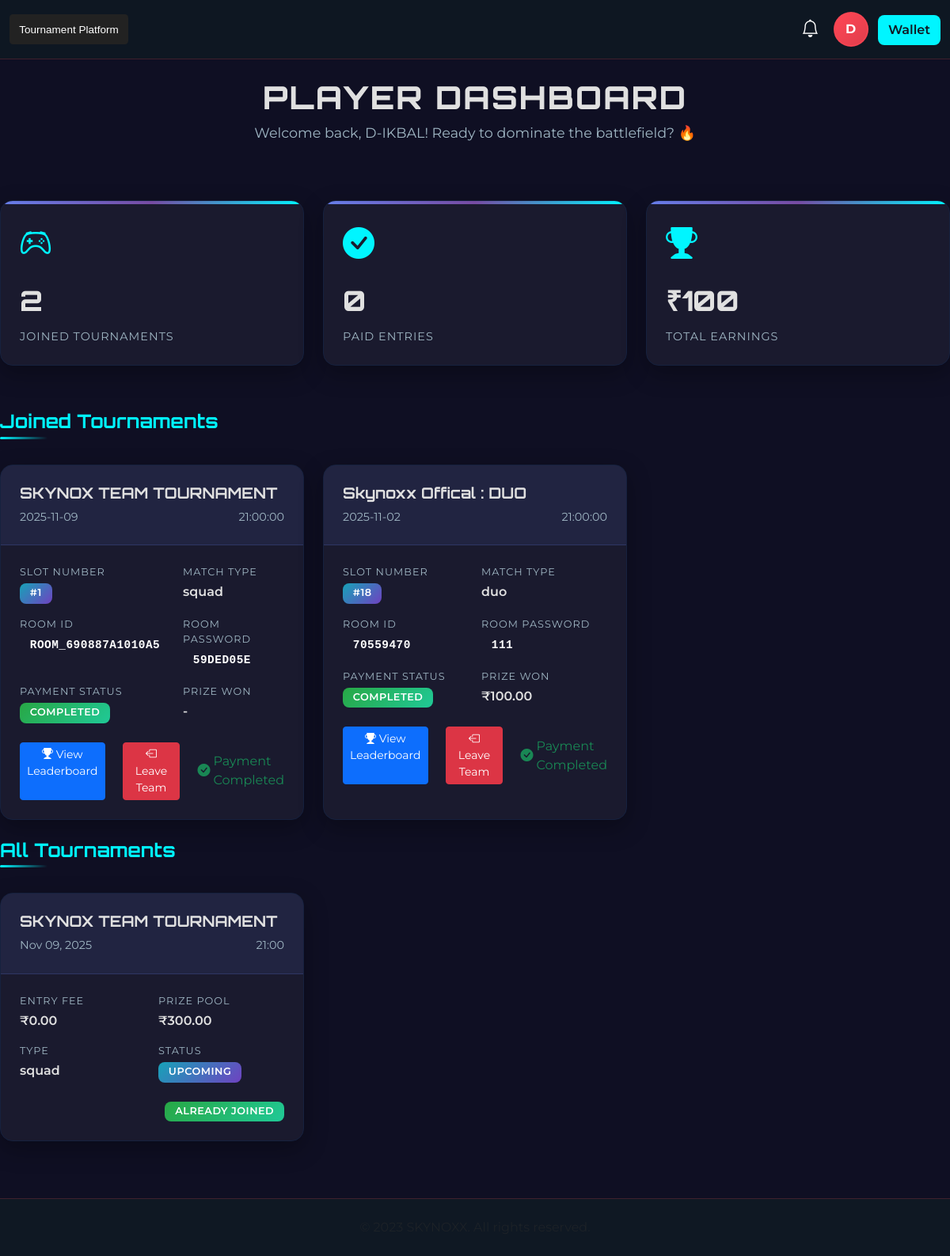
The app's page /player/player/player_dashboard.php (signed in) with its own data.
### tables this page shows
CREATE TABLE `tournaments` (
  `id` int(11) NOT NULL,
  `title` varchar(150) NOT NULL,
  `description` text DEFAULT NULL,
  `entry_fee` decimal(10,2) DEFAULT 0.00,
  `prize_pool` decimal(10,2) DEFAULT 0.00,
  `max_players` int(11) DEFAULT 100,
  `match_type` enum('solo','duo','squad','clash squad') DEFAULT 'squad',
  `map_name` varchar(100) DEFAULT 'Bermuda',
  `date` date NOT NULL,
  `time` time NOT NULL,
  `room_id` varchar(50) DEFAULT NULL,
  `room_password` varchar(50) DEFAULT NULL,
  `created_by` int(11) DEFAULT NULL,
  `status` enum('upcoming','ongoing','completed','cancelled') DEFAULT 'upcoming',
  `created_at` timestamp NOT NULL DEFAULT current_timestamp(),
  `banner` varchar(255) DEFAULT NULL,
  `number_of_matches` tinyint(4) DEFAULT 1 COMMENT '1-3 matches per tournament',
  `current_match_number` tinyint(4) DEFAULT 1 COMMENT 'Track which match is currently being played/updated',
  `points_distribution` text DEFAULT NULL COMMENT 'JSON: placement points config e.g. {1:12, 2:10, ...}',
  `kill_points` decimal(4,2) DEFAULT 1.00 COMMENT 'Points per kill (default 1)',
  `max_participants` int(11) DEFAULT NULL COMMENT 'Maximum number of players allowed',
  `current_participants` int(11) DEFAULT 0 COMMENT 'Current number of registered players',
  `auto_start` tinyint(1) DEFAULT 0 COMMENT 'Auto start when capacity reached',
  `reminder_sent` tinyint(1) DEFAULT 0 COMMENT 'Whether 1-hour reminder was sent'
);

### player/player/player_dashboard.php (the view, shortened to what the rows shown need)
<?php
include '../src/db.php';
$user_id = $_SESSION['user_id'];
$stmt = $conn->prepare("
    SELECT
        t.id,
        t.title,
        t.date,
        t.time,
        t.entry_fee,
        t.prize_pool,
        t.max_players,
        t.status,
        t.match_type,
        t.room_id,
        t.room_password,
        r.id as registration_id,
        r.joined_at,
        r.payment_status,
        COALESCE(r.slot_no, 0) as slot_no,
        COALESCE(r.prize_won, 0) as prize_won,
        CASE
            WHEN r.player_id = ? THEN 'captain'
            ELSE 'member'
        END as role
    FROM registrations r
    INNER JOIN tournaments t ON r.tournament_id = t.id
    WHERE r.player_id = ?
    UNION
    SELECT
        t.id,
        t.title,
        t.date,
        t.time,
        t.entry_fee,
        t.prize_pool,
        t.max_players,
        t.status,
        t.match_type,
        t.room_id,
        t.room_password,
        r.id as registration_id,
        r.joined_at,
        r.payment_status,
        COALESCE(r.slot_no, 0) as slot_no,
        COALESCE(r.prize_won, 0) as prize_won,
        tr.role
    FROM team_registrations tr
    INNER JOIN registrations r ON tr.registration_id = r.id
    INNER JOIN tournaments t ON r.tournament_id = t.id
    WHERE tr.user_id = ? AND tr.status = 'accepted'
    ORDER BY joined_at DESC
");
$stmt->bind_param('iii', $user_id, $user_id, $user_id);
$stmt->execute();
$result = $stmt->get_result();
$joinedTournaments = $result->fetch_all(MYSQLI_ASSOC);
$joinedIds = array_column($joinedTournaments, 'id');
$allTournamentsQuery = "
    SELECT
        id,
        title,
        date,
        time,
        entry_fee,
        prize_pool,
        max_players,
        match_type,
        map_name,
        status
    FROM tournaments
    WHERE status IN ('Upcoming', 'Ongoing')
    ORDER BY date ASC, time ASC
    LIMIT 50
";
$allTournamentsResult = $conn->query($allTournamentsQuery);
$allTournaments = $allTournamentsResult->fetch_all(MYSQLI_ASSOC);
?>
<!DOCTYPE html>
<html lang="en">
<head>
    <link href="https://cdn.jsdelivr.net/npm/bootstrap@5.3.0/dist/css/bootstrap.min.css" rel="stylesheet">
    <link rel="stylesheet" href="https://cdn.jsdelivr.net/npm/bootstrap-icons@1.10.0/font/bootstrap-icons.css">
</head>
<body>
    <div class="container dashboard-container">
        <div class="dashboard-header">
            <h1>Player Dashboard</h1>
    </div>
        <div class="tournaments-section">
            <h2 class="section-title">Joined Tournaments</h2>
            <h2 class="section-title" id="available-tournaments">All Tournaments</h2>
            <div class="tournament-grid">
                <?php if (empty($allTournaments)): ?>
                    <div class="empty-state">
                        <div class="empty-state-icon">
                            <i class="bi bi-calendar-x"></i>
                        </div>
                        <h4>No Tournaments Available</h4>
                        <p>Check back later for new tournaments!</p>
                    </div>
                <?php else:
                    foreach ($allTournaments as $t):
                ?>
                    <div class="tournament-card">
                        <div class="tournament-header">
                            <h3 class="tournament-title"><?php echo htmlspecialchars($t['title']); ?></h3>
                            <div class="tournament-meta">
                                <span><?php echo htmlspecialchars(date('M d, Y', strtotime($t['date']))); ?></span>
                                <span><?php echo htmlspecialchars(date('H:i', strtotime($t['time']))); ?></span>
                            </div>
                        </div>
                        <div class="tournament-body">
                            <div class="tournament-details">
                                <div class="detail-item">
                                    <span class="detail-label">Entry Fee</span>
                                    <span class="detail-value">₹<?php echo htmlspecialchars($t['entry_fee']); ?></span>
                                </div>
                                <div class="detail-item">
                                    <span class="detail-label">Prize Pool</span>
                                    <span class="detail-value">₹<?php echo htmlspecialchars($t['prize_pool']); ?></span>
                                </div>
                                <div class="detail-item">
                                    <span class="detail-label">Type</span>
                                    <span class="detail-value"><?php echo htmlspecialchars($t['match_type']); ?></span>
                                </div>
                                <div class="detail-item">
                                    <span class="detail-label">Status</span>
                                    <span class="detail-value">
                                        <span class="badge badge-gaming badge-upcoming"><?php echo htmlspecialchars($t['status']); ?></span>
                                    </span>
                                </div>
                            </div>
                            <div class="tournament-actions">
                                <?php if (in_array((int)$t['id'], $joinedIds, true)): ?>
                                    <span class="badge badge-gaming badge-completed">Already Joined</span>
                                <?php elseif (strtolower($t['status']) === 'upcoming'): ?>
                                    <a href="join_tournament.php?id=<?php echo (int)$t['id']; ?>" class="btn btn-gaming">Join Tournament</a>
                                <?php else: ?>
                                    <span class="text-muted">Registration Closed</span>
                                <?php endif; ?>
                            </div>
                        </div>
                    </div>
                <?php endforeach; endif; ?>
            </div>
        </div>
    </div>
</body>
</html>

### records on screen
tournaments: title "SKYNOX TEAM TOURNAMENT", date "Nov 09, 2025", time "21:00", entry_fee "0.00", prize_pool "300.00", match_type "squad", status "UPCOMING", shows "ALREADY JOINED"

### other values on screen
$initials ?: 'U' "D"
$_SESSION['user_name'] "D-IKBAL"
count($joinedTournaments) "2"
count($paidCount) "0"
$prizes "100"
$row['title'] "SKYNOX TEAM TOURNAMENT"
$row['date'] "2025-11-09"
$row['time'] "21:00:00"
$row['slot_no'] "1"
$row['match_type'] "squad"
$row['room_id'] "ROOM_690887A1010A5"
$row['room_password'] "59DED05E"
$row['title'] "Skynoxx Offical : DUO"
$row['date'] "2025-11-02"
$row['slot_no'] "18"
